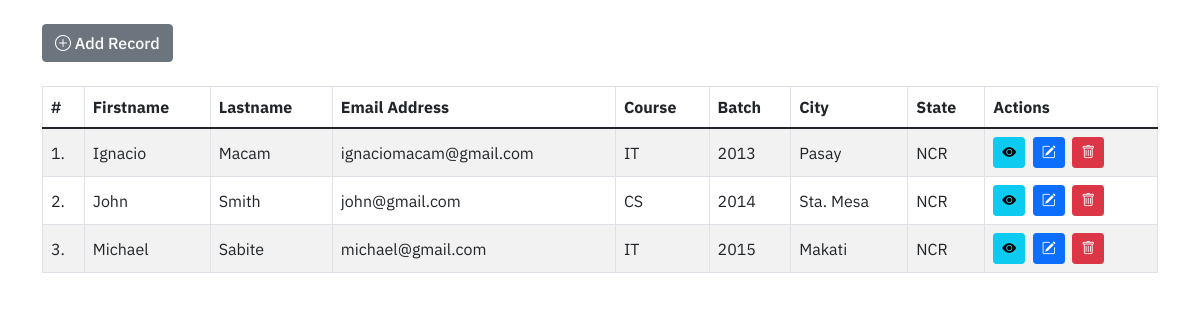
The page / on the database its author committed.
### tables this page shows
CREATE TABLE `students` (
  `id` int(6) NOT NULL,
  `firstname` varchar(30) NOT NULL,
  `lastname` varchar(30) NOT NULL,
  `email` varchar(70) NOT NULL,
  `course` varchar(30) NOT NULL,
  `batch` int(4) NOT NULL,
  `city` varchar(30) NOT NULL,
  `state` varchar(30) NOT NULL,
  `creation_date` timestamp NOT NULL DEFAULT current_timestamp() ON UPDATE current_timestamp()
);

### index.php (the view, shortened to what this page needs)
<!DOCTYPE html>
<html lang="en">
<head>
  <link rel="stylesheet" href="https://cdn.jsdelivr.net/npm/bootstrap-icons@1.8.1/font/bootstrap-icons.css">
  <link href="https://cdn.jsdelivr.net/npm/bootstrap@5.1.3/dist/css/bootstrap.min.css" rel="stylesheet">
  <link rel="stylesheet" href="style.css">
</head>
<body>
  <div class="container">
    <a href="create.php" class="btn btn-secondary my-4">
      <i class="bi bi-plus-circle"></i> Add Record
    </a>
    <table class="table table-bordered table-striped align-middle">
      <thead>
        <tr>
          <th>#</th>
          <th>Firstname</th>
          <th>Lastname</th>
          <th>Email Address</th>
          <th>Course</th>
          <th>Batch</th>
          <th>City</th>
          <th>State</th>
          <th>Actions</th>
        </tr>
      </thead>
      <tbody>
        <?php
        require_once "config.php";
        $sql = "SELECT * FROM students";
        if ($result = mysqli_query($link, $sql)) {
          if (mysqli_num_rows($result) > 0) {
            $rows = mysqli_fetch_all($result, MYSQLI_ASSOC);
            $count = 1;
            foreach ($rows as $row) { ?>
              <tr>
                <td><?= $count++; ?>.</td>
                <td><?= ucfirst($row["firstname"]); ?></td>
                <td><?= ucfirst($row["lastname"]); ?></td>
                <td><?= $row["email"]; ?></td>
                <td><?= strtoupper($row["course"]); ?></td>
                <td><?= $row["batch"]; ?></td>
                <td><?= ucfirst($row["city"]); ?></td>
                <td><?= ucwords($row["state"]); ?></td>
                <td>
                  <a href="read.php?id=<?= $row["id"]; ?>" class="btn btn-info btn-sm">
                    <i class="bi bi-eye-fill"></i>
                  </a>&nbsp;
                  <a href="update.php?id=<?= $row["id"]; ?>" class="btn btn-primary btn-sm">
                    <i class="bi bi-pencil-square"></i>
                  </a>&nbsp;
                  <a href="delete.php?id=<?= $row["id"]; ?>" class="btn btn-danger btn-sm">
                    <i class="bi bi-trash"></i>
                  </a>
                </td>
              </tr>
            <?php
            }
          } else { ?>
            <tr>
              <td class="text-center text-danger fw-bold" colspan="9">* No Record Found *</td>
            </tr>
        <?php
          }
        } else {
          echo "<script>alert('Oops! Something went wrong. Please try again later.');</script>";
        }
        ?>
      </tbody>
    </table>
  </div>
</body>
</html>

### style.css (style rules this page uses)
body { color: #555; font-family: "IBM Plex Sans", sans-serif; }
.btn { font-weight: 500; }

### rows shown on the page
students: firstname "Ignacio", lastname "Macam", email "ignaciomacam@gmail.com", course "IT", batch "2013", city "Pasay", state "NCR"
students: firstname "John", lastname "Smith", email "john@gmail.com", course "CS", batch "2014", city "Sta. Mesa", state "NCR"
students: firstname "Michael", lastname "Sabite", email "michael@gmail.com", course "IT", batch "2015", city "Makati", state "NCR"
